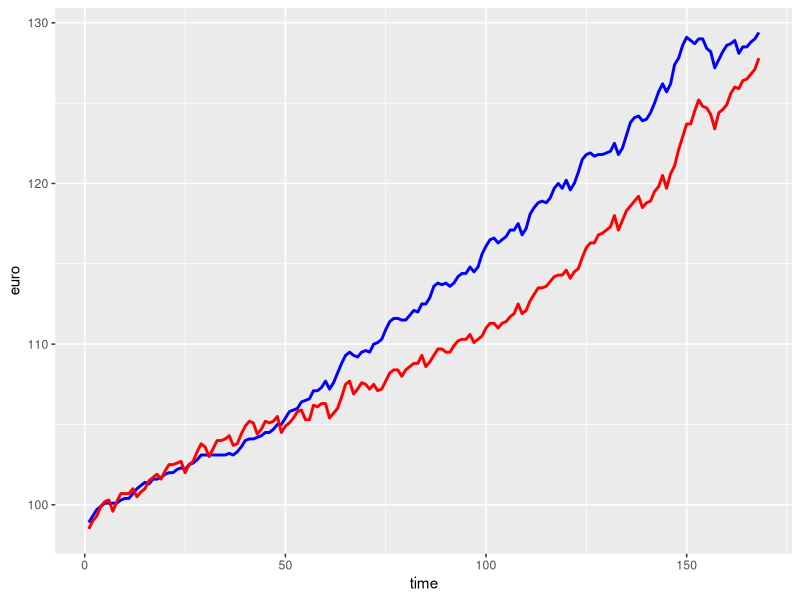
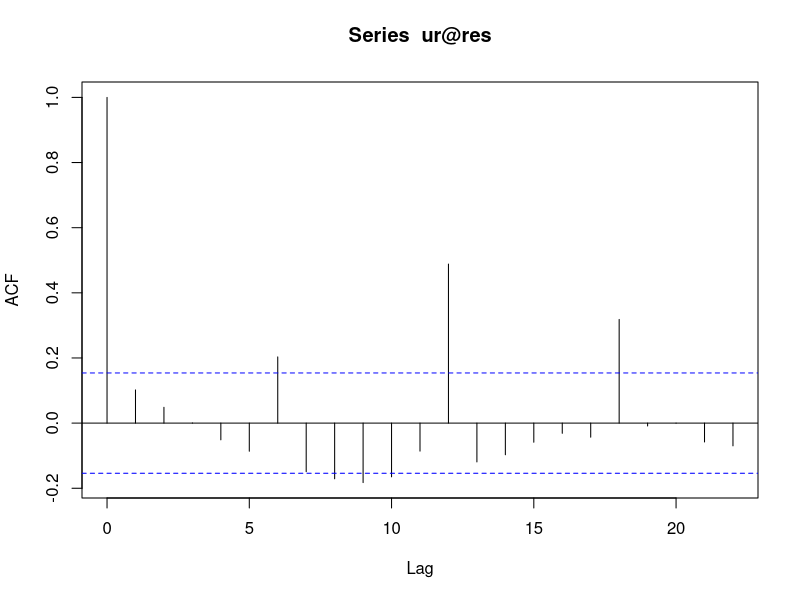
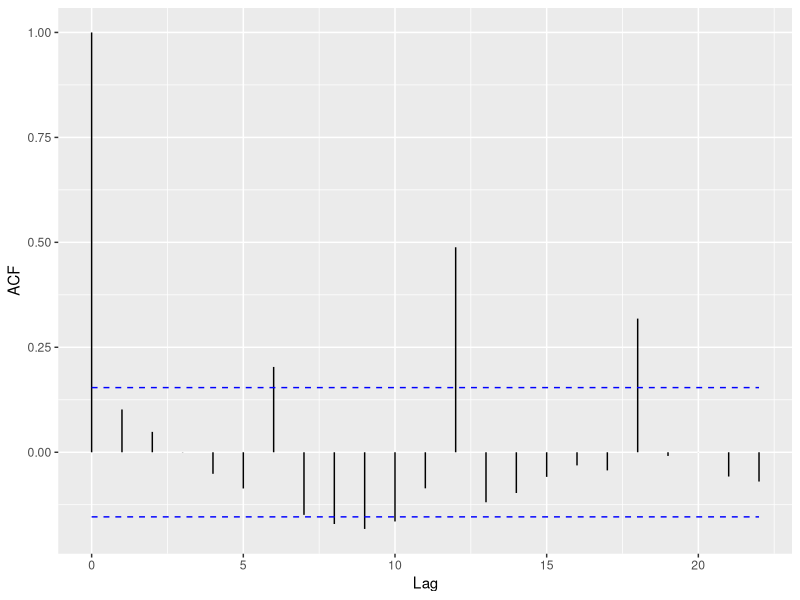

The R source for these figures, in order: (Note: this script raises an error after producing the figures.)
setwd("/datascience/projects/statisticallyfit/github/learningprogramming/R/RStats/learneconometrics/CarterHill_PrinciplesOfEconometrics/Chapter12_NonStationaryTimeSeries")
rm(list=ls())

library(ggfortify)
library(foreign)
library(urca)
# Data from: http://www.principlesofeconometrics.com/poe4/poe4stata.htm



## Part a) 
ukpi <- read.dta("ukpi.dta")
u <- ukpi$uk
e <- ukpi$euro
ukpi$time <- seq(1, 168)
ggplot() + 
      geom_line(data=ukpi, aes(x=time, y=euro), lwd=1, colour="blue") +
      geom_line(data=ukpi, aes(x=time, y=uk), lwd=1, colour="red")


# UK level test
# TAU = 0.9962 > -3.41 so nonstationary
ur <- ur.df(u, type="trend", lags=5); ur
autoplot(acf(ur@res))# How many augmentation terms? 



# UK first difference
autoplot(ts(du))
mean(du, na.rm = T) #constant, no trend
# TAU -13.56 < -2.86 so stationary so original is I(1)
ur <- ur.df(diff(u), type="drift", lags=0)
autoplot(acf(ur@res)) # eems more augmentations are needed, but book says nothing...


# EURO level test
autoplot(ts(e)) # trend and constant
# TAU -2.915 > -3.41 so nonstationary
ur <- ur.df(e, type="trend", lags=6); ur #so need 6 lags but still some more...
autoplot(acf(ur@res))


# EURO first diff
autoplot(ts(diff(e)))
mean(diff(e)) # constant
# TAU -11.48 < -2.86 so stationary so original is I(1)
ur <- ur.df(diff(e), type="drift", lags=0); ur
# Need more augmentation terms! What happens to the model if I include 30
# to make the autocorrelation go away? Is this overfitting?
autoplot(acf(ur@res)) 






## Part b) cointegrated?

cointegration.lm <- lm(u ~ e)
summary(cointegration.lm)
# TAU 0.179 > -3.37 so spuriously related
ur <- ur.df(cointegration.lm$residuals, type="none", lags=0); ur

# automatic test (I made)
cointegrationTest(u, e)


# Error correction model: 
u_1 <- c(NA, u[1:167])
e_1 <- c(NA, e[1:167])
de <- c(NA, diff(e))
du <- c(NA, diff(u))


# HELP - why such a different formula in solutions page 451?
past.lm <- lm(u_1 ~ e_1); summary(past.lm)
res <- c(NA, past.lm$residuals)
vec.lm <- lm(du ~ res + de)


# second model
second.lm <- lm(du ~ res + de)
summary(second.lm)
